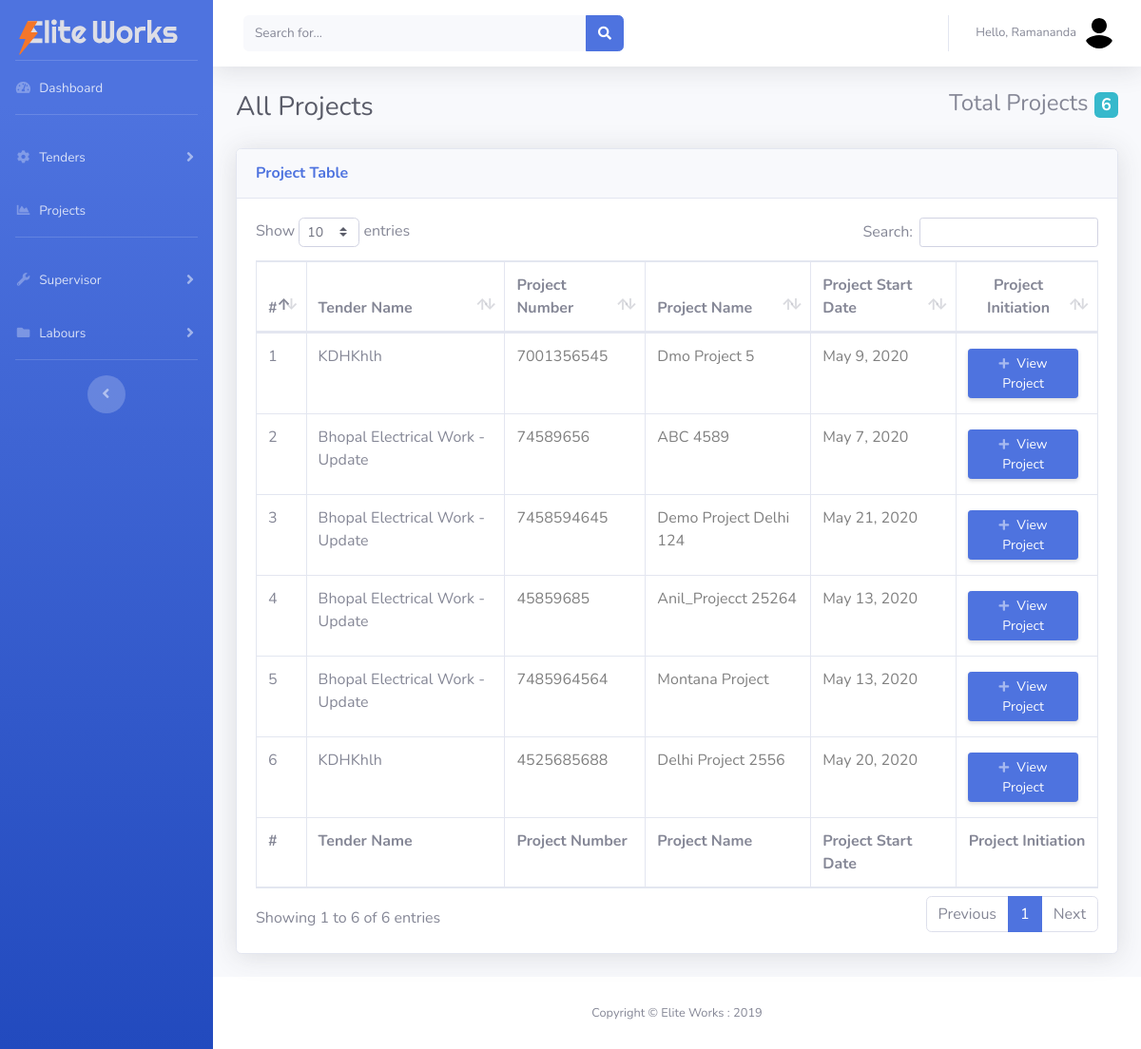
Page /projects/ (signed in) on the committed database.
### project/models.py (models this page shows, shortened)
class Projects(models.Model):
    tender = models.ForeignKey(Tender, on_delete=models.CASCADE)
    superviser = models.ForeignKey(
        on_delete=models.CASCADE, to='manpower.SuperVisors', null=True)
    project_number = models.CharField(
        'Project Number', max_length=200, blank=False, null=True)
    project_name = models.CharField(
        'Project Name', max_length=200, blank=False, null=True)
    project_start_date = models.DateField(
        'Project Start Date', default=timezone.now)
    class Meta:
        verbose_name = 'Project'
        verbose_name_plural = 'Project'

class Tender(models.Model):
    Yes = 'Yes'
    No = 'No'
    status = [(Yes, 'Yes'), (No, 'No')]
    uuid_no = models.UUIDField(default=uuid.uuid4, editable=False, unique=True)
    date_created = models.DateTimeField(
        'Creation Date', auto_now_add=True, null=True)
    tender_number = models.CharField('Tender Number / ID', max_length=500)
    tender_name = models.CharField('Tender Name', max_length=500)
    tender_description = models.TextField('Tender Description')
    tender_submission_date = models.DateField(
        'Tender Submission Date', default=timezone.now)
    tender_purchase_reciept = models.FileField('Tender Purchase Reciept')
    tender_confirmation_reciept = models.FileField(
        'Tender Confirmation Reciept')
    physical_submission_date = models.DateField(
        'Physical Submission Date', default=timezone.now)
    tech_bid_opening_date = models.DateField(
        'Technical Bid Opening Date', default=timezone.now)
    bid_status = models.CharField(
        'Bid Status', max_length=10, choices=status, default=No)
    bid_price_opening_date = models.DateField(
        'Bid price opening date', blank=True, default=timezone.now)
    prize_bid = models.CharField('Bid Price', max_length=50)

### manpower/views.py (the view)
# urls.py: path('projects/', views.projects, name='projects'),
def projects(request):
    if request.user.is_staff:
        all_projects = Projects.objects.all()
        projlen = len(all_projects)
    else:
        usern = request.user.username
        super_id = SuperVisors.objects.get(username=usern)
        all_projects = Projects.objects.filter(superviser=super_id)
        projlen = len(all_projects)
    context = {'all_projects': all_projects, 'projlen': projlen}
    return render(request, 'manpower/projects.html', context)

### manpower/templates/manpower/projects.html (shortened to what this page needs)
{% extends 'manpower/base.html' %}
{% load static %}
{% block content %}
<div class="container-fluid">
    <div class="d-sm-flex align-items-center justify-content-between mb-4">
        <h1 class="h3 mb-0 text-gray-800">All Projects</h1>
        <h4>Total Projects <span class="badge badge-info">{{projlen}}</span></h4>
    </div>
    <div class="card shadow mb-4">
        <div class="card-header py-3">
            <h6 class="m-0 font-weight-bold text-primary">Project Table</h6>
        </div>
        <div class="card-body">
            <div class="table-responsive">
                <table class="table table-bordered" id="dataTable" width="100%" cellspacing="0">
                    <thead>
                        <tr>
                            <th>#</th>
                            <th>Tender Name</th>
                            <th>Project Number</th>
                            <th>Project Name</th>
                            <th>Project Start Date</th>
                            <th class="text-center">Project Initiation</th>
                        </tr>
                    </thead>
                    <tfoot>
                        <tr>
                            <th>#</th>
                            <th>Tender Name</th>
                            <th>Project Number</th>
                            <th>Project Name</th>
                            <th>Project Start Date</th>
                            <th class="text-center">Project Initiation</th>
                        </tr>
                    </tfoot>
                    <tbody>
                        {% for ap in all_projects  %}
                        <tr>
                            <td>{{forloop.counter}}</td>
                            <td>{{ap.tender.tender_name}}</td>
                            <th>{{ap.project_number}}</th>
                            <th>{{ap.project_name}}</th>
                            <th>{{ap.project_start_date}}</th>
                            <th>
                                <div class="text-center">
                                    <a href="{% url 'project_details' ap.id %}"
                                        class="d-xs-block my-1 mr-2 px-2 d-sm-inline-block btn btn-sm btn-primary shadow-sm"><i
                                            class="fas fa-plus fa-sm text-white-50 pr-2"></i>View Project</a>
                                </div>
                            </th>
                        </tr>
                        {% endfor %}
                    </tbody>
                </table>
            </div>
        </div>
    </div>
</div>
{% endblock content %}

### manpower/templates/manpower/base.html (shortened to what this page needs)
{% load static %}
{% url 'dashboard' as dashboard %}
{% url 'tender' as tender %}
{% url 'suprervisor' as suprervisor %}
{% url 'labour' as labour %}
<!DOCTYPE html>
<html lang="en">
<head>
    <link href="{% static 'vendor/fontawesome-free/css/all.min.css' %}" rel="stylesheet" type="text/css">
    <link rel="stylesheet"
        href="https://cdn.jsdelivr.net/npm/bootstrap-select@1.13.14/dist/css/bootstrap-select.min.css">
    <link href="{% static 'css/sb-admin-2.min.css' %}" rel="stylesheet">
    <link href="{% static 'css/main.css' %}" rel="stylesheet">
    <link href="{% static 'vendor/datatables/dataTables.bootstrap4.min.css' %}" rel="stylesheet">
</head>
<body id="page-top">
    <div id="wrapper">
        <ul class="navbar-nav bg-gradient-primary sidebar sidebar-dark accordion" id="accordionSidebar">
            <div class="logo">
                <a class="navbar-brand" href="{% url 'dashboard' %}">
                    <img src="{% static 'img/elite_works_logo.svg' %}" alt="Elite Works Logo">
                </a>
            </div>
            <hr class="sidebar-divider my-0">
            <li class="nav-item {% if request.path == dashboard %} active {%endif%}">
                <a class="nav-link" href="{% url 'dashboard' %}">
                    <i class="fas fa-fw fa-tachometer-alt"></i>
                    <span>Dashboard</span></a>
            </li>
            <hr class="sidebar-divider">
            {% if request.user.is_staff %}
            <li class="nav-item {% if request.path == tender %} active {%endif%}">
                <a class="nav-link collapsed" href="{% url 'tenders'  %}" data-toggle="collapse"
                    data-target="#collapseTwo" aria-expanded="true" aria-controls="collapseTwo">
                    <i class="fas fa-fw fa-cog"></i>
                    <span>Tenders</span>
                </a>
            </li>
            {% endif %}
            <li class="nav-item {% if request.path == project %} active {%endif%}">
                <a class="nav-link" href="{% url 'projects' %}">
                    <i class="fas fa-fw fa-chart-area"></i>
                    <span>Projects</span></a>
            </li>
            {% if request.user.is_staff %}
            <hr class="sidebar-divider">
            <li class="nav-item {% if request.path == project %} active {%endif%}">
                <a class="nav-link collapsed" href="#" data-toggle="collapse" data-target="#collapseUtilities"
                    aria-expanded="true" aria-controls="collapseUtilities">
                    <i class="fas fa-fw fa-wrench"></i>
                    <span>Supervisor</span>
                </a>
            </li>
            {% endif %}
            {% if request.user.is_staff %}
            <li class="nav-item {% if request.path == project %} active {%endif%}">
                <a class="nav-link collapsed" href="#" data-toggle="collapse" data-target="#collapsePages"
                    aria-expanded="true" aria-controls="collapsePages">
                    <i class="fas fa-fw fa-folder"></i>
                    <span>Labours</span>
                </a>
            </li>
            {% endif %}
            <hr class="sidebar-divider d-none d-md-block">
            <div class="text-center d-none d-md-inline">
                <button class="rounded-circle border-0" id="sidebarToggle"></button>
            </div>
        </ul>
        <div id="content-wrapper" class="d-flex flex-column">
            <div id="content">
                <nav class="navbar navbar-expand navbar-light bg-white topbar mb-4 static-top shadow">
                    <form
                        class="d-none d-sm-inline-block form-inline mr-auto ml-md-3 my-2 my-md-0 mw-100 navbar-search">
                        <div class="input-group">
                            <input type="text" class="form-control bg-light border-0 small" placeholder="Search for..."
                                aria-label="Search" aria-describedby="basic-addon2">
                            <div class="input-group-append">
                                <button class="btn btn-primary" type="button">
                                    <i class="fas fa-search fa-sm"></i>
                                </button>
                            </div>
                        </div>
                    </form>
                    <ul class="navbar-nav ml-auto">
                        <li class="nav-item dropdown no-arrow">
                            <a class="nav-link dropdown-toggle" href="#" id="userDropdown" role="button"
                                data-toggle="dropdown" aria-haspopup="true" aria-expanded="false">
                                <span class="mr-2 d-none d-lg-inline text-gray-600 small">Hello,
                                    {{request.user.first_name}}</span>
                                <img class="img-profile rounded-circle" src="{% static 'img/user_logo.svg' %}">
                            </a>
                        </li>
                    </ul>
                </nav>
                {% block content %}
                {% endblock content %}
            </div>
            <footer class="sticky-footer bg-white">
                <div class="container my-auto">
                    <div class="copyright text-center my-auto">
                        <span>Copyright &copy; Elite Works : 2019</span>
                    </div>
                </div>
            </footer>
        </div>
    </div>
</body>
</html>

### static/css/main.css (style rules this page uses)
.logo img { vertical-align: middle; border-style: none; width: 90%; padding-left: 20px; padding-top: 15px; }

### manpower/templates/manpower/projects.html (style rules this page uses)
tbody tr th { font-weight: 400 !important; color: grey !important; }

### rows in the picture
Projects: tender.tender_name "KDHKhlh", project_number "7001356545", project_name "Dmo Project 5", project_start_date "May 9, 2020"
Projects: tender.tender_name "Bhopal Electrical Work - Update", project_number "74589656", project_name "ABC 4589", project_start_date "May 7, 2020"
Projects: tender.tender_name "Bhopal Electrical Work - Update", project_number "7458594645", project_name "Demo Project Delhi 124", project_start_date "May 21, 2020"
Projects: tender.tender_name "Bhopal Electrical Work - Update", project_number "45859685", project_name "Anil_Projecct 25264", project_start_date "May 13, 2020"
Projects: tender.tender_name "Bhopal Electrical Work - Update", project_number "7485964564", project_name "Montana Project", project_start_date "May 13, 2020"
Projects: tender.tender_name "KDHKhlh", project_number "4525685688", project_name "Delhi Project 2556", project_start_date "May 20, 2020"

### other values in the picture
{{ request.user.first_name }} "Ramananda"
{{ projlen }} "6"
